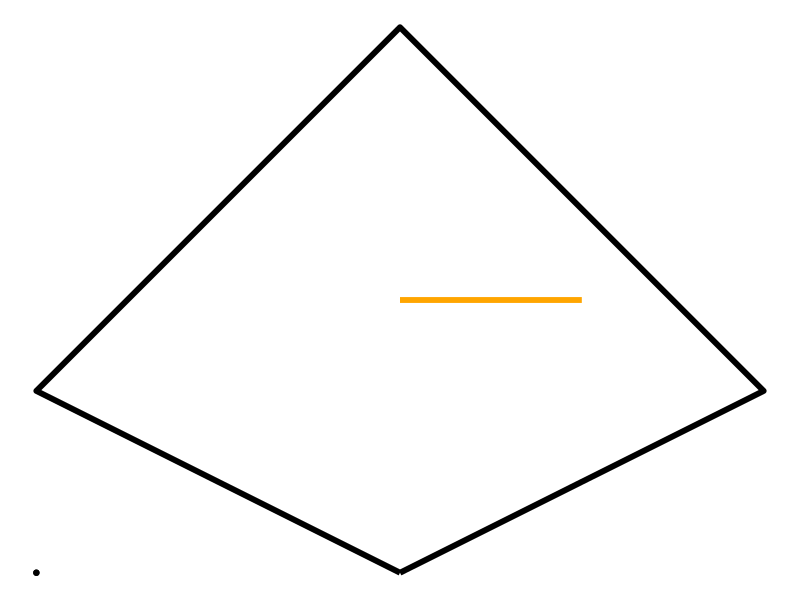

Reproduce this figure in R.
## ---- chunk 1
options(repos = c(CRAN = "https://cloud.r-project.org"))
install.packages("ggplot2")

library(ggplot2)

# Penguin Body
penguin_body <- data.frame(x = c(0, 0), y = c(0, 0))
p <- ggplot(penguin_body, aes(x, y)) +
  geom_point() +
  annotate("path", 
           x = c(1, 1.5, 2, 1.5, 1, 0.5, 0, 0.5, 1), 
           y = c(0, 0.5, 1, 2, 3, 2, 1, 0.5, 0), 
           colour = "black", size = 2, fill = "black") +
  theme_void()

# Eyes
p <- p + annotate("point", x = 1.25, y = 2.25, colour = "white", size = 3)
p <- p + annotate("point", x = 0.75, y = 2.25, colour = "white", size = 3)

# Beak
p <- p + annotate("segment", x = 1, xend = 1.5, y = 1.5, yend = 1.5, colour = "orange", size = 2)

# Display the Penguin
p
